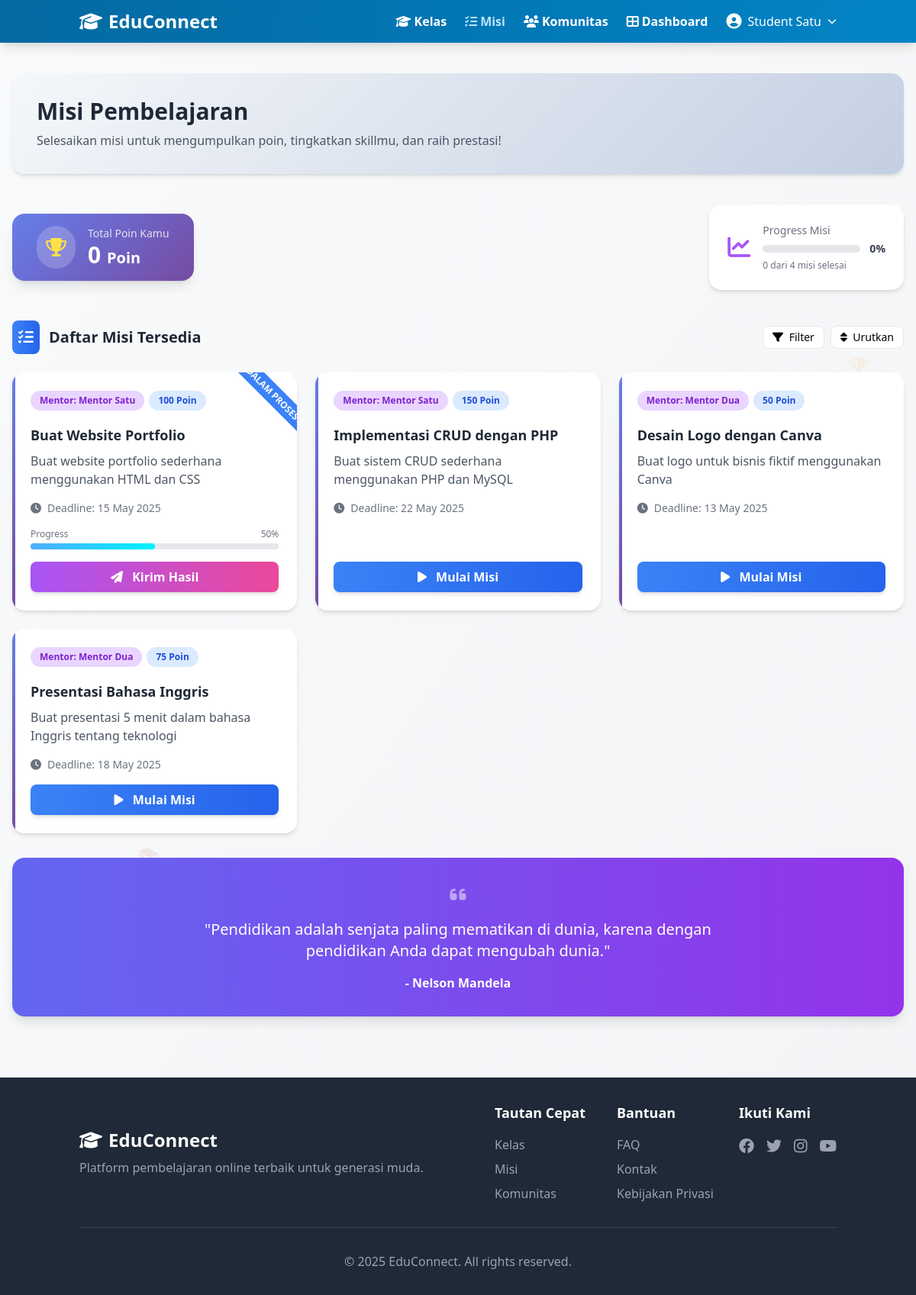
The app's page /mission.php (signed in) with its own data.
### tables this page shows
CREATE TABLE IF NOT EXISTS missions (
    id INT PRIMARY KEY AUTO_INCREMENT,
    mentor_id INT,
    title VARCHAR(100) NOT NULL,
    description TEXT,
    points INT DEFAULT 0,
    deadline DATE,
    created_at TIMESTAMP DEFAULT CURRENT_TIMESTAMP,
    FOREIGN KEY (mentor_id) REFERENCES users(id)
);

CREATE TABLE IF NOT EXISTS users (
    id INT PRIMARY KEY AUTO_INCREMENT,
    username VARCHAR(50) UNIQUE NOT NULL,
    password VARCHAR(255) NOT NULL,
    email VARCHAR(100) UNIQUE NOT NULL,
    full_name VARCHAR(100) NOT NULL,
    role ENUM('admin', 'mentor', 'student') NOT NULL DEFAULT 'student',
    profile_picture VARCHAR(255),
    bio TEXT,
    region VARCHAR(100),
    points INT DEFAULT 0,
    experience INT DEFAULT 0,
    created_at TIMESTAMP DEFAULT CURRENT_TIMESTAMP
);

### mission.php (the view, shortened to what the rows shown need)
<?php
require_once('db_connect.php');
require_once 'auth/auth.php';
$auth = new Auth();
$user = $auth->getCurrentUser();
$db = db();
$role = $user['role'];
$query = "
    SELECT m.*, u.full_name as mentor_name,
           CASE WHEN um.user_id IS NOT NULL THEN um.status ELSE 'not_started' END as user_status
    FROM missions m
    JOIN users u ON m.mentor_id = u.id
    LEFT JOIN user_missions um ON m.id = um.mission_id AND um.user_id = ?
    ORDER BY m.created_at DESC
";
$stmt = $db->prepare($query);
$stmt->execute([$user['id']]);
$missions = $stmt->fetchAll(PDO::FETCH_ASSOC);
?>
<!DOCTYPE html>
<html lang="id">
<head>
    <script src="https://cdn.tailwindcss.com"></script>
    <link rel="stylesheet" href="https://cdnjs.cloudflare.com/ajax/libs/font-awesome/6.4.0/css/all.min.css">
    <link rel="stylesheet" href="https://cdnjs.cloudflare.com/ajax/libs/animate.css/4.1.1/animate.min.css"/>
</head>
<body class="bg-gradient-to-br from-gray-50 to-gray-100 min-h-screen">
    <div class="max-w-7xl mx-auto px-4 py-10 relative">
        <div class="mission-header p-8 mb-10 shadow-md animate__animated animate__fadeIn">
            <div class="flex flex-col md:flex-row md:items-center md:justify-between gap-6">
                <div class="text-center md:text-left">
                    <h1 class="text-3xl font-bold text-gray-800 mb-2">Misi Pembelajaran</h1>
                </div>
            </div>
        </div>
        <div class="mb-8">
            <div class="flex items-center justify-between mb-6">
                <h2 class="text-xl font-bold text-gray-800 flex items-center">
                    <span class="bg-gradient-to-r from-blue-500 to-blue-600 text-white p-2 rounded-lg mr-3">
                        <i class="fas fa-tasks"></i>
                    </span>
                    Daftar Misi Tersedia
                </h2>
            </div>
            <div class="grid grid-cols-1 sm:grid-cols-2 lg:grid-cols-3 gap-6">
                <?php foreach ($missions as $mission):
                ?>
                <div class="mission-card bg-white rounded-2xl shadow-md p-6 flex flex-col h-full relative overflow-hidden">
                    <?php if ($mission['user_status'] === 'completed'): ?>
                    <div class="absolute top-0 right-0 bg-green-500 text-white text-xs font-bold px-3 py-1 transform rotate-45 translate-x-8 translate-y-4 w-32 text-center">
                        SELESAI
                    </div>
                    <?php elseif ($mission['user_status'] === 'in_progress'): ?>
                    <div class="absolute top-0 right-0 bg-blue-500 text-white text-xs font-bold px-3 py-1 transform rotate-45 translate-x-8 translate-y-4 w-32 text-center">
                        DALAM PROSES
                    </div>
                    <?php endif; ?>
                    <div class="flex flex-wrap mb-3">
                        <span class="category-tag bg-purple-100 text-purple-700">Mentor: <?php echo htmlspecialchars($mission['mentor_name']); ?></span>
                        <span class="category-tag bg-blue-100 text-blue-700"><?php echo $mission['points']; ?> Poin</span>
                    </div>
                    <h3 class="text-lg font-bold text-gray-800 mb-2"><?php echo htmlspecialchars($mission['title']); ?></h3>
                    <p class="text-gray-600 mb-4 line-clamp-3"><?php echo htmlspecialchars($mission['description']); ?></p>
                    <div class="flex items-center text-sm text-gray-500 mb-4">
                        <i class="fas fa-clock mr-2"></i>
                        <span>Deadline: <?php echo date('d M Y', strtotime($mission['deadline'])); ?></span>
                    </div>
                    <?php if ($mission['user_status'] === 'in_progress'): ?>
                    <div class="mb-4">
                        <div class="flex justify-between text-xs text-gray-500 mb-1">
                            <span>Progress</span>
                            <span>50%</span>
                        </div>
                        <div class="w-full bg-gray-200 rounded-full h-2">
                            <div class="progress-bar h-2 rounded-full" style="width: 50%"></div>
                        </div>
                    </div>
                    <?php endif; ?>
                    <div class="mt-auto">
                        <?php if ($role === 'student'): ?>
                            <?php if ($mission['user_status'] === 'not_started'): ?>
                            <a href="mission/start.php?id=<?php echo $mission['id']; ?>" class="block w-full text-center px-4 py-2 bg-gradient-to-r from-blue-500 to-blue-600 text-white rounded-lg hover:from-blue-600 hover:to-blue-700 font-semibold transition transform hover:scale-[1.02] shadow-md">
                                <i class="fas fa-play mr-2"></i> Mulai Misi
                            </a>
                            <?php elseif ($mission['user_status'] === 'in_progress'): ?>
                            <a href="mission/submit.php?id=<?php echo $mission['id']; ?>" class="block w-full text-center px-4 py-2 bg-gradient-to-r from-purple-500 to-pink-500 text-white rounded-lg hover:from-purple-600 hover:to-pink-600 font-semibold transition transform hover:scale-[1.02] shadow-md">
                                <i class="fas fa-paper-plane mr-2"></i> Kirim Hasil
                            </a>
                            <?php endif; ?>
                        <?php endif; ?>
                    </div>
                </div>
                <?php endforeach; ?>
            </div>
        </div>
    </div>
</body>
</html>

### records on screen
missions: shows "DALAM PROSES", mentor.full_name "Mentor Satu", points "100", title "Buat Website Portfolio", description "Buat website portfolio sederhana menggunakan HTML dan CSS", deadline "15 May 2025", shows "Progress"
missions: mentor.full_name "Mentor Satu", points "150", title "Implementasi CRUD dengan PHP", description "Buat sistem CRUD sederhana menggunakan PHP dan MySQL", deadline "22 May 2025"
missions: mentor.full_name "Mentor Dua", points "50", title "Desain Logo dengan Canva", description "Buat logo untuk bisnis fiktif menggunakan Canva", deadline "13 May 2025"
missions: mentor.full_name "Mentor Dua", points "75", title "Presentasi Bahasa Inggris", description "Buat presentasi 5 menit dalam bahasa Inggris tentang teknologi", deadline "18 May 2025"

### other values on screen
$_SESSION['full_name'] "Student Satu"
$total_points "0"
$percentage "0"
$completed "0"
$total "4"
